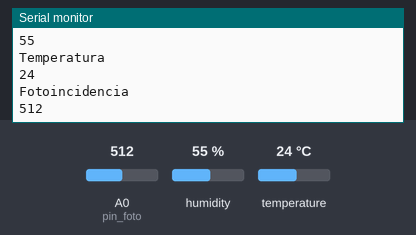
Recording of a sketch running on a simulated ESP8266 (NodeMCU). Parts: the last lines printed to the serial monitor. The test bench sets the inputs (shaded band); at power-on: humidity 55 %, A0 (pin_foto) = 512, temperature 24 °C.

Above: at 10.8 s.
10.9 s: humidity set to 22 %
20.9 s: A0 (pin_foto) set to 716
At 30.7 s:
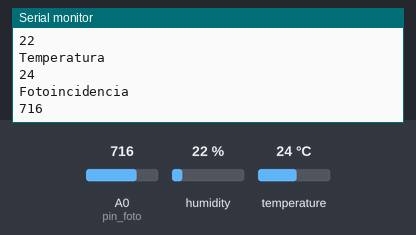
30.9 s: temperature set to 12 °C
At 40.5 s:
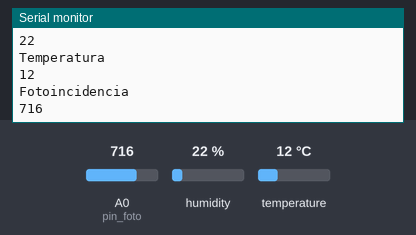
40.9 s: A0 (pin_foto) set to 900
At 50.7 s:
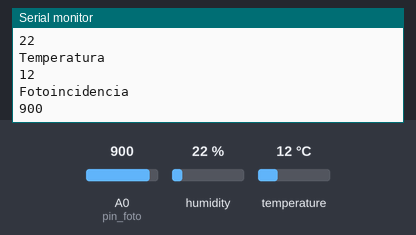
50.9 s: humidity set to 40 %
Timing chart, 0 to 53.9 s (numbered marks = the images above; inputs shaded):
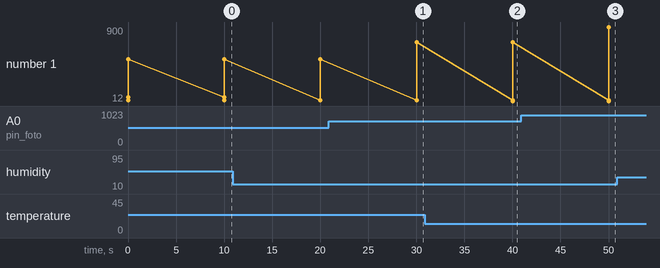

Measured:
- after the input at 20.9 s, the serial monitor: prints a new line after 9.1 s (image 1)
- after the input at 30.9 s, the serial monitor: prints a new line after 9.1 s (image 2)
- after the input at 40.9 s, the serial monitor: prints a new line after 9.1 s (image 3)
- plotted number 1: 512 → 716 after the input at 20.9 s, 716 → 900 after the input at 40.9 s

The sketch:

sensorController.ino
```cpp
/*Humidity, Temperature and Foto sensors
 * DHT11 and A050
 * Hackaton project
 */
#include <DHT.h>

#define pin_DHT11 D0
#define pin_foto A0

int foto_data, DHT11_temp_data, DHT11_hum_data;
DHT dht;

void setup() {
  Serial.begin(9600);
  pinMode(pin_foto,INPUT);
  dht.setup(pin_DHT11);

}

void loop() {

  //reads values on pins
  DHT11_temp_data = dht.getTemperature();
  DHT11_hum_data = dht.getHumidity();
  foto_data = analogRead(pin_foto);

  //sends data by serial
  Serial.print("\nUmidade: \n");
  Serial.print(DHT11_hum_data);
  Serial.print("\nTemperatura\n");
  Serial.print(DHT11_temp_data);
  Serial.print("\nFotoincidencia\n");
  Serial.print(foto_data);

  delay(10000);
}
```
